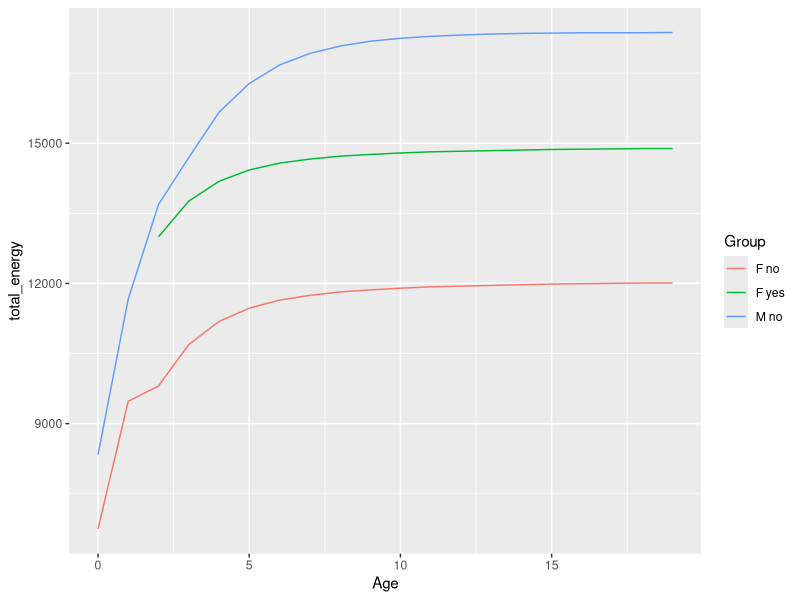

Generate this figure with R:
# Model Otter from Excel into R

#D ate Created: March 14, 2023

#Author: Julia Adelsheim
#Collaborators: Izzy Morgante (Nov, Dec 2022, Jan 2023), Andreas Novotny (12-2-2022), Patrick Pata (1-19-23- 3-14-23)

#Platform: Mac
#Purpose of Script: Change ROR by set amounts and see how energy needs change

## Coding Questions-----------------------------------------------------

# Heat increment of feeding in otters, digestive losses- are they included?

# To Do ------------------------------------------------------------------


## Start-----------------------------------------------------------------------
#File Name: Otter Model R v4

rm(list = ls())

# Packages--------------------------------------------------------------
library(dplyr)
library(tidyverse)
library(ggplot2)

#Constants--------------------------------------------------------------
cost_pup <- 3931
total_min_per_day <- 1440

# Data------------------------------------------------------------------
# Body masses and tissue growth
masses <- read.csv(file ='mass_growth.csv')

# How each unit spend their time
act_budgets <- read.csv(file = 'ActivityBudgets.csv')

# Defining life stages per year and sex
age_convert <- read.csv(file = 'age_lifestage.csv')

# Functions ------------------------------------------------------------
# Make an ROR function so that I don't have to repeat the code every time I change conditions
# Data is the wide_data table with behavior specific values, returns a dataframe that calculated
#  from profits, time_needed_to_forage, and new_perc_time_forage
calculate_foraging_time <- function(data) {
  
  output <- data %>% 
    
    # Calculate Profits
    mutate(profits = ROR - (metabolic_rates_forage - metabolic_rates_rest)) %>% 
    
    # Calculate foraging time needed
    mutate(time_needed_to_forage = (actual_costs_activity + resting_cost_wout_foraging)/ profits) %>% 
    
    #Calc % of day foraging
    mutate(new_perc_time_forage = time_needed_to_forage/total_min_per_day) %>% 
    
    select(Sex, Age, Lifestage, with.pup, ROR, profits, time_needed_to_forage, new_perc_time_forage)
}


# This function builds parts of the model. Takes in a wide dataframe of activity specific rates and costs.
#  Returns new costs of foraging.
build_model <- function(budget_data, ROR){  
  
  # Put in columns that are not going to change with ROR
  model_pt1 <- budget_data %>%
    select(c(Sex, Age, Lifestage, with.pup, Growth, pup_cost, perc_time_activity, min_per_day_activity, actual_costs_activity, metabolic_rates_forage, metabolic_rates_rest)) 
  
  # Attach ROR table that you want to use
  model_setup <- merge(model_pt1, ROR, by = c('Sex', 'Age', 'Lifestage', 'with.pup')) %>% 
    # Add new foraging % of day and minutes per day values
    select(c(Sex, Age, Lifestage, with.pup, pup_cost, Growth, perc_time_activity, min_per_day_activity, actual_costs_activity, new_perc_time_forage, metabolic_rates_forage, time_needed_to_forage, metabolic_rates_rest)) %>%
    arrange(Age, Sex)
  
  #  Yellow cells in excel for these variables 
  
  # set up the model table- start calculating new values for foraging
  # model_setup <- merge(model_setup, foraging_met_rate)
  
  #calculate new cost of foraging
  model_setup <- model_setup %>% 
    mutate(foraging_cost = metabolic_rates_forage * time_needed_to_forage) %>% 
    
    # Calculate % resting
    mutate(new_perc_time_rest = (1- (perc_time_activity + new_perc_time_forage))) %>% 
    
    # Calculate min per day resting
    mutate(new_min_per_day_rest= (total_min_per_day - (min_per_day_activity + time_needed_to_forage))) %>% 
    
    # Calculate resting cost
    mutate(new_resting_cost= new_min_per_day_rest * metabolic_rates_rest)
  
  return(model_setup)
}

run_model <- function(mod_setup){
  mod_setup <- mod_setup %>% 
    
    #Calculate total energy requirements
    mutate(total_energy = pup_cost + Growth + actual_costs_activity + foraging_cost + new_resting_cost)
  
  return(mod_setup)
}

# Converts raw csv files of masses, growth rates, metabolic rates, and costs of behaviors into
#  a merged dataframe.
merge_data <- function(masses, act_budgets, age_convert) {
  # Join data frames to create a table with MASS, GROWTH, and METABOLIC RATES per behavior
  mass_lifestage <- merge(masses, age_convert, by.x = c('Age', 'Sex')) #, all.x = TRUE) # would make blank rows
  mass_lifestage_budget <- merge(mass_lifestage, act_budgets, by.x = c('Sex', 'Lifestage'))  %>% 
    # Calculate metabolic rates
    mutate(metabolic_rates = Av_mass * MR) %>% 
    # Calculate actual (additional) metabolic costs
    mutate(actual_costs = metabolic_rates * min_per_day)
  return(mass_lifestage_budget)
}

# Re-sort data into a wider pivot table to columns specific to behavior: 

make_wide_data <- function(mass_lifestage_budget) {
  mass_lifestage_budget_wide <- mass_lifestage_budget %>%
    # Make dataframe in a wide format
    pivot_wider(names_from = Behaviour, values_from=c(perc_time, min_per_day, MR, metabolic_rates, actual_costs)) %>% 
    mutate(resting_cost_wout_foraging = metabolic_rates_rest * (min_per_day_rest + min_per_day_forage)) %>% 
    # Calculate sum of actual costs
    mutate(sum_actual_costs = actual_costs_rest + actual_costs_activity + actual_costs_forage) %>% 
    # Modify pup costs
    mutate(pup_cost = ifelse(with.pup == 'yes', cost_pup, 0)) %>% 
    # Calculate Original ROR
    mutate(ROR = (sum_actual_costs + pup_cost + Growth)/(min_per_day_forage)) %>%
    # Make ROR repeat for adults
    mutate(ROR = ifelse(Lifestage != "adult", ROR,
                        ifelse(Sex == "M", pull(filter(.data = ., Sex == "M", Age == 3), ROR),
                               ifelse(with.pup == "no", pull(filter(.data = ., Sex == "F", with.pup=="no", Age == 2), ROR),
                                      pull(filter(.data = ., Sex == "F", with.pup=="yes", Age == 2), ROR)
                               ))))
}

# Runs through the entire otter bioenergetics model. 
#   Receives the raw data frame of model variables.
#   Returns a dataframe of the calculated total energy expenditure.

otter_model <- function(masses, act_budgets, age_convert) {
  mass_lifestage_budget <- merge_data(masses = masses,
                                      act_budgets = act_budgets,
                                      age_convert = age_convert)
  wide_data <- make_wide_data(mass_lifestage_budget)
  
  # Changing conditions of ROR
  ROR_og <- calculate_foraging_time(wide_data) # Original ROR
  
  # Build the model using the calculated wide df and the ROR
  model_setup <- build_model(budget_data = wide_data, ROR = ROR_og)
  
  # Run the model to get total_energy
  model_results <- run_model(mod_setup = model_setup) %>% 
    relocate(total_energy)
  
  return(model_results)
}

# Build Model---------------------------------------------------------------------------------

#Model runs with varying ROR changes 

model_run_og <- otter_model(masses = masses,
                            act_budgets = act_budgets,
                            age_convert = age_convert)


model_run_og %>% 
  mutate(Group = paste(Sex, with.pup)) %>% 
  ggplot() +
  geom_line(aes(Age, total_energy, color = Group))

# Body mass per age sex and life stage - growth rate
# Metabolic rates
# Percent time of day (Activity budget)
# Cost of having pup
